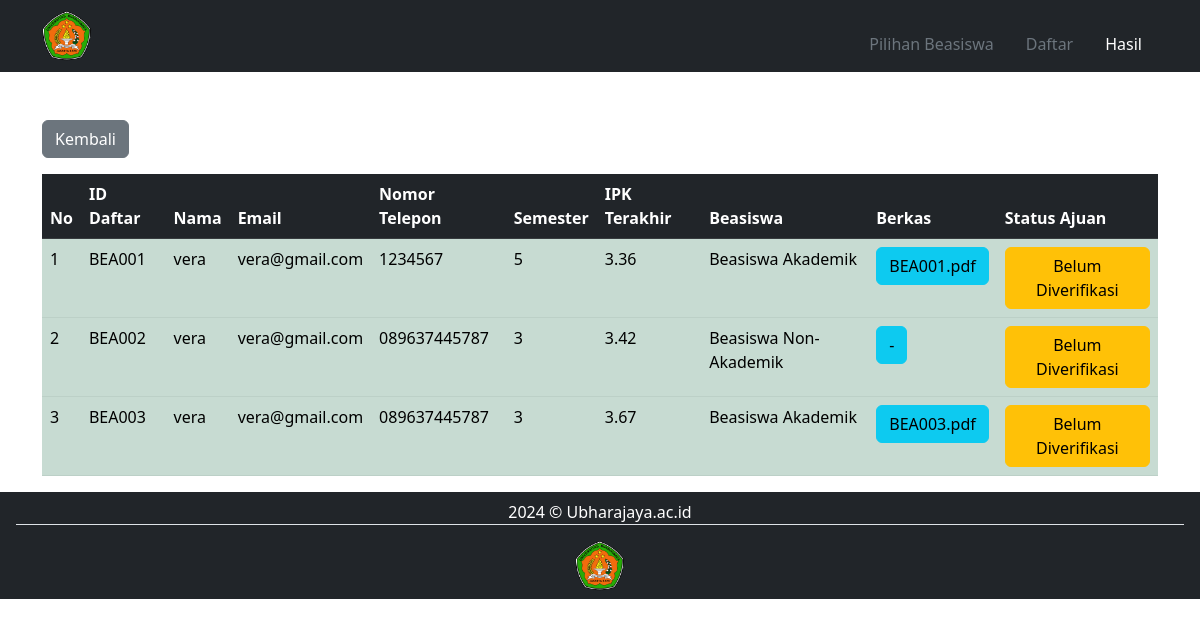
Page /tampilan/hasil.php on the committed database.
### tables this page shows
CREATE TABLE `tbl_daftar` (
  `id_daftar` varchar(30) NOT NULL,
  `nama` varchar(30) NOT NULL,
  `email` varchar(30) NOT NULL,
  `no_tlp` varchar(30) NOT NULL,
  `semester` int(30) NOT NULL,
  `ipk_akhir` double NOT NULL,
  `nama_beasiswa` varchar(30) NOT NULL,
  `berkas` varchar(30) NOT NULL,
  `hasil` tinyint(4) NOT NULL
);

### tampilan/hasil.php (the view, shortened to what this page needs)
<?php
include "../koneksi.php";
$no = 1;
$query = "SELECT * FROM tbl_daftar";
$result = $conn->query($query);
?>
<!DOCTYPE html>
<html lang="en">
<head>
    <link href="../assets/css/bootstrap.min.css" rel="stylesheet">
</head>
<body>
    <header>
        <div class="px-3 py-2 bg-dark text-white">
            <div class="container">
                <div class="d-flex flex-wrap align-items-center justify-content-center justify-content-lg-start">
                    <a href="/"
                        class="d-flex align-items-center my-2 my-lg-0 me-lg-auto text-white text-decoration-none">
                        <img src="../assets/gambar/logo.png" class="bi me-2" width="50" height="50">
                    </a>
                    <ul class="nav col-12 col-lg-auto my-2 justify-content-center my-md-0 text-small">
                        <li>
                            <a href="../index.php" class="nav-link text-secondary mt-3">
                                Pilihan Beasiswa
                            </a>
                        </li>
                        <li>
                            <a href="daftar.php" class="nav-link text-secondary mt-3">
                                Daftar
                            </a>
                        </li>
                        <li>
                            <a href="hasil.php" class="nav-link text-white mt-3">
                                Hasil
                            </a>
                        </li>
                </div>
            </div>
        </div>
    </header>
    <div class="container mt-5 mb-3">
    <a href="../index.php" class="btn btn-secondary mb-3" >Kembali</a>
        <table class="table table-success table-striped">
            <thead class="table-dark">
                <tr>
                    <th scope="col">No</th>
                    <th scope="col">ID Daftar</th>
                    <th scope="col">Nama</th>
                    <th scope="col">Email</th>
                    <th scope="col">Nomor Telepon</th>
                    <th scope="col">Semester</th>
                    <th scope="col">IPK Terakhir</th>
                    <th scope="col">Beasiswa</th>
                    <th scope="col">Berkas</th>
                    <th scope="col">Status Ajuan</th>
                </tr>
            </thead>
            <?php
            foreach ($result as $row) {
                if (empty($row['berkas']) or ($row['berkas'] == '-'))
                $berkas = "-";
            else
                $berkas = $row['berkas'];
            ?>
                <tbody>
                    <td>
                        <?php echo $no ?>
                    </td>
                    <td>
                        <?php echo $row['id_daftar'] ?>
                    </td>
                    <td>
                        <?php echo $row['nama'] ?>
                    </td>
                    <td>
                        <?php echo $row['email'] ?>
                    </td>
                    <td>
                        <?php echo $row['no_tlp'] ?>
                    </td>
                    <td>
                        <?php echo $row['semester'] ?>
                    </td>
                    <td>
                        <?php echo $row['ipk_akhir'] ?>
                    </td>
                    <td>
                        <?php echo $row['nama_beasiswa'] ?>
                    </td>
                    <td>
                    <a href="../berkas/<?php echo $berkas; ?>" target='_blank' class="btn btn-info" > <?php echo $row['berkas'] ?></a>
                    </td>
                    <td>
                        <?php if ($row['hasil'] == 0) { ?>
                            <button type="button" class="btn btn-warning">Belum Diverifikasi</button>
                        <?php } else { ?>
                            <button type="button" class="btn btn-success">Terverifikasi</button>
                            <?php
                        }
                        ?>
                    </td>
                    <?php
                    $no++;
            }
            ?>
            </tbody>
        </table>
    </div>
    <footer class="px-3 py-2 bg-dark">
        <p class="text-center text-white border-bottom">
            <?php echo date('Y'); ?> &copy; Ubharajaya.ac.id
        </p>
        <center>
            <img src="../assets/gambar/logo.png" class="me-6 me-lg-auto" width="50" height="50">
        </center>
    </footer>
</body>
</html>

### rows in the picture
tbl_daftar: id_daftar "BEA001", nama "vera", email "vera@gmail.com", no_tlp "1234567", semester "5", ipk_akhir "3.36", nama_beasiswa "Beasiswa Akademik", berkas "BEA001.pdf", hasil "Belum Diverifikasi"
tbl_daftar: id_daftar "BEA002", nama "vera", email "vera@gmail.com", no_tlp "089637445787", semester "3", ipk_akhir "3.42", nama_beasiswa "Beasiswa Non-Akademik", berkas "-", hasil "Belum Diverifikasi"
tbl_daftar: id_daftar "BEA003", nama "vera", email "vera@gmail.com", no_tlp "089637445787", semester "3", ipk_akhir "3.67", nama_beasiswa "Beasiswa Akademik", berkas "BEA003.pdf", hasil "Belum Diverifikasi"
